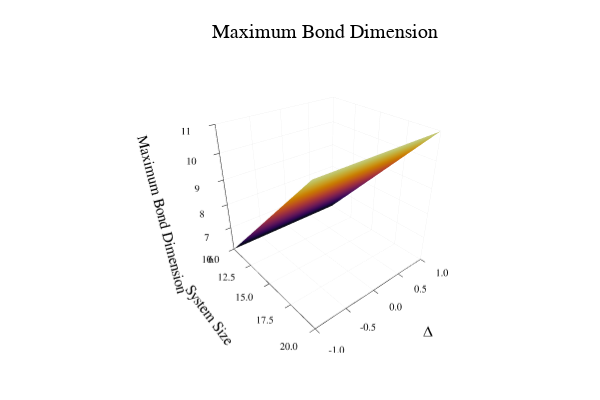

Notebook code for this chart:
### Code cell
println("--- Loading and Plotting from File ---")
plt = load_data_and_plot(filename)
if plt !== nothing
    display(plt)
end

### Figure 1 — Plotly figure (JSON) as saved in the notebook; plotly's stock layout.template omitted (floating-point values rounded to 4 significant figures; data arrays with more than 128 entries replaced by an {"elided": "..."} marker saying what was removed)
{"data": [{"colorbar": {"len": 0.8657, "title": "", "x": 0.9934, "y": 0.5087}, "colorscale": {"elided": "256x2 mixed values"}, "name": "y1", "opacity": null, "scene": "scene", "showlegend": false, "showscale": false, "type": "surface", "x": [10, 12, 14, 16, 18, 20], "xaxis": "x", "y": [-1, -0.5, 0, 0.5, 1], "yaxis": "y", "z": [[6, 7, 8, 9, 10, 11], [6, 7, 8, 9, 10, 11], [6, 7, 8, 9, 10, 11], [6, 7, 8, 9, 10, 11], [6, 7, 8, 9, 10, 11]], "zaxis": "z", "zmax": 11, "zmin": 6}], "layout": {"annotations": [{"font": {"color": "rgba(0, 0, 0, 1.000)", "family": "sans-serif", "size": 20}, "rotation": 0, "showarrow": false, "text": "Maximum Bond Dimension", "x": 0.5424, "xanchor": "center", "xref": "paper", "y": 1, "yanchor": "top", "yref": "paper"}], "height": 400, "margin": {"b": 20, "l": 0, "r": 0, "t": 20}, "paper_bgcolor": "rgba(255, 255, 255, 1.000)", "plot_bgcolor": "rgba(255, 255, 255, 1.000)", "scene": {"camera": {"eye": {"x": 1.725, "y": -1.447, "z": 1.3}, "projection": "orthographic"}, "domain": {"x": [0.09128, 0.9934], "y": [0.07581, 0.9415]}, "xaxis": {"gridcolor": "rgba(0, 0, 0, 0.100)", "gridwidth": 0.5, "linecolor": "rgba(0, 0, 0, 1.000)", "mirror": false, "range": [10, 20], "showgrid": true, "showline": true, "showticklabels": true, "tickangle": 0, "tickcolor": "rgb(0, 0, 0)", "tickfont": {"color": "rgba(0, 0, 0, 1.000)", "family": "sans-serif", "size": 11}, "tickmode": "array", "ticks": "inside", "ticktext": ["10.0", "12.5", "15.0", "17.5", "20.0"], "tickvals": [10, 12.5, 15, 17.5, 20], "title": "System Size", "titlefont": {"color": "rgba(0, 0, 0, 1.000)", "family": "sans-serif", "size": 15}, "type": "-", "visible": true, "zeroline": false, "zerolinecolor": "rgba(0, 0, 0, 1.000)"}, "yaxis": {"gridcolor": "rgba(0, 0, 0, 0.100)", "gridwidth": 0.5, "linecolor": "rgba(0, 0, 0, 1.000)", "mirror": false, "range": [-1, 1], "showgrid": true, "showline": true, "showticklabels": true, "tickangle": 0, "tickcolor": "rgb(0, 0, 0)", "tickfont": {"color": "rgba(0, 0, 0, 1.000)", "family": "sans-serif", "size": 11}, "tickmode": "array", "ticks": "inside", "ticktext": ["-1.0", "-0.5", "0.0", "0.5", "1.0"], "tickvals": [-1, -0.5, 0, 0.5, 1], "title": "Δ", "titlefont": {"color": "rgba(0, 0, 0, 1.000)", "family": "sans-serif", "size": 15}, "type": "-", "visible": true, "zeroline": false, "zerolinecolor": "rgba(0, 0, 0, 1.000)"}, "zaxis": {"gridcolor": "rgba(0, 0, 0, 0.100)", "gridwidth": 0.5, "linecolor": "rgba(0, 0, 0, 1.000)", "mirror": false, "range": [6, 11], "showgrid": true, "showline": true, "showticklabels": true, "tickangle": 0, "tickcolor": "rgb(0, 0, 0)", "tickfont": {"color": "rgba(0, 0, 0, 1.000)", "family": "sans-serif", "size": 11}, "tickmode": "array", "ticks": "inside", "ticktext": ["6", "7", "8", "9", "10", "11"], "tickvals": [6, 7, 8, 9, 10, 11], "title": "Maximum Bond Dimension", "titlefont": {"color": "rgba(0, 0, 0, 1.000)", "family": "sans-serif", "size": 15}, "type": "-", "visible": true, "zeroline": false, "zerolinecolor": "rgba(0, 0, 0, 1.000)"}}, "showlegend": false, "width": 600}}
